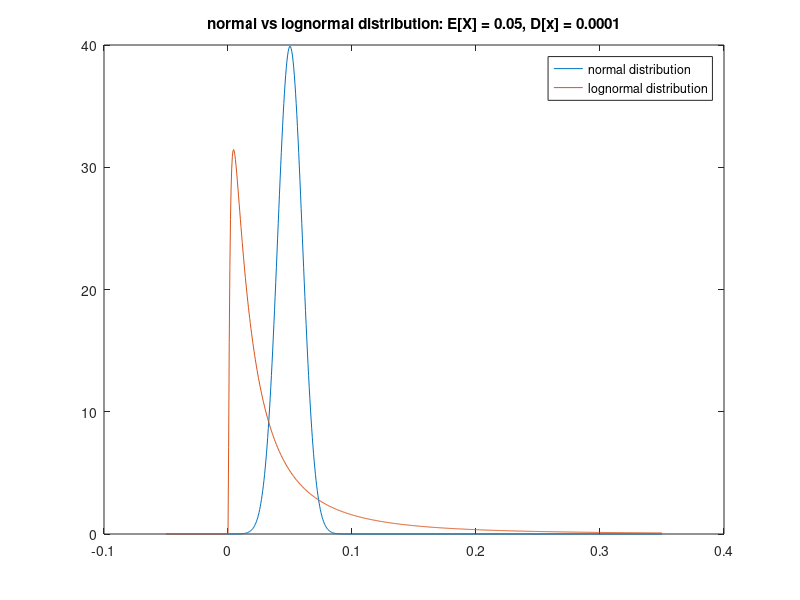
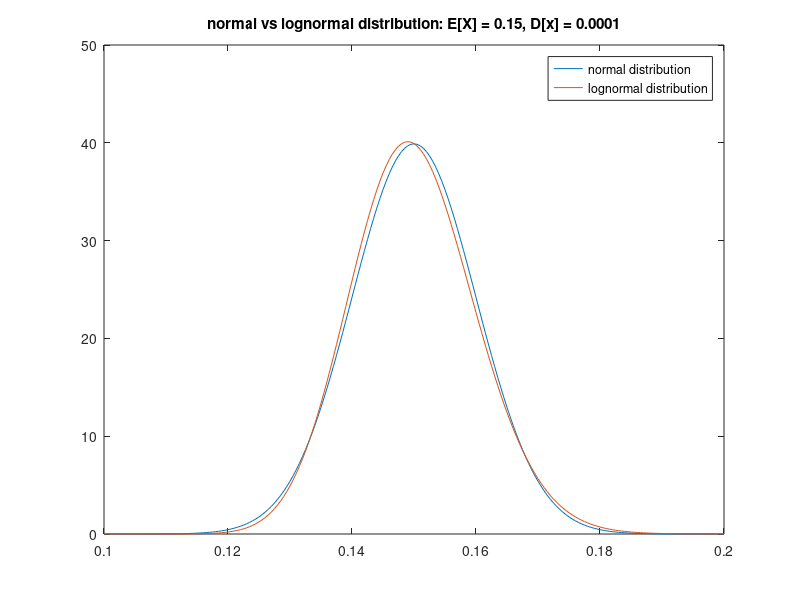
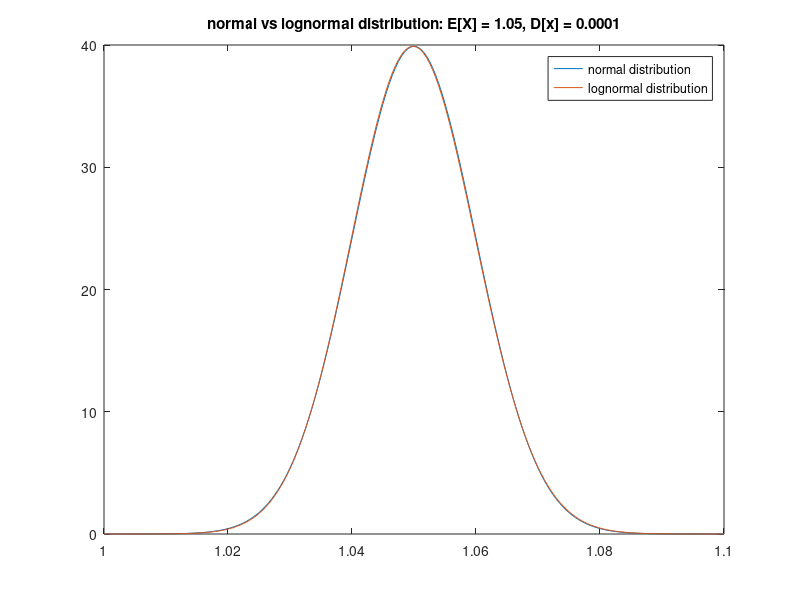

Write the MATLAB code that produced these figures, in order.
% compare normal and lognormal distribution for different levels of E[x]

% E[x] = 0.05
h1 = figure(1);
x = [-0.05 : 0.0005 : 0.35];
y1 = normpdf(x, 0.05, 0.01);
y2 = lognpdf(x, -3.8004506716, 1.2686358012);
axis([-0.05 0.35]);
plot(x, y1, x, y2);
title("normal vs lognormal distribution: E[X] = 0.05, D[x] = 0.0001");
legend("normal distribution", "lognormal distribution");
saveas(h1, "normal_vs_lognormal_1.png", "png");

% E[x] = 0.15
h2 = figure(2);
x = [0.10 : 0.0005 : 0.20];
y1 = normpdf(x, 0.15, 0.01);
y2 = lognpdf(x, -1.8993372825, 0.0665927569);
axis([0.10 0.20]);
plot(x, y1, x, y2);
title("normal vs lognormal distribution: E[X] = 0.15, D[x] = 0.0001");
legend("normal distribution", "lognormal distribution");
saveas(h2, "normal_vs_lognormal_2.png", "png");

% E[x] = 1.05
h3 = figure(3);
x = [1.00 : 0.0005 : 1.10];
y1 = normpdf(x, 1.05, 0.01);
y2 = lognpdf(x, 0.0487448148, 0.0095235933);
axis([1.00 1.10]);
plot(x, y1, x, y2);
title("normal vs lognormal distribution: E[X] = 1.05, D[x] = 0.0001");
legend("normal distribution", "lognormal distribution");
saveas(h3, "normal_vs_lognormal_3.png", "png");

